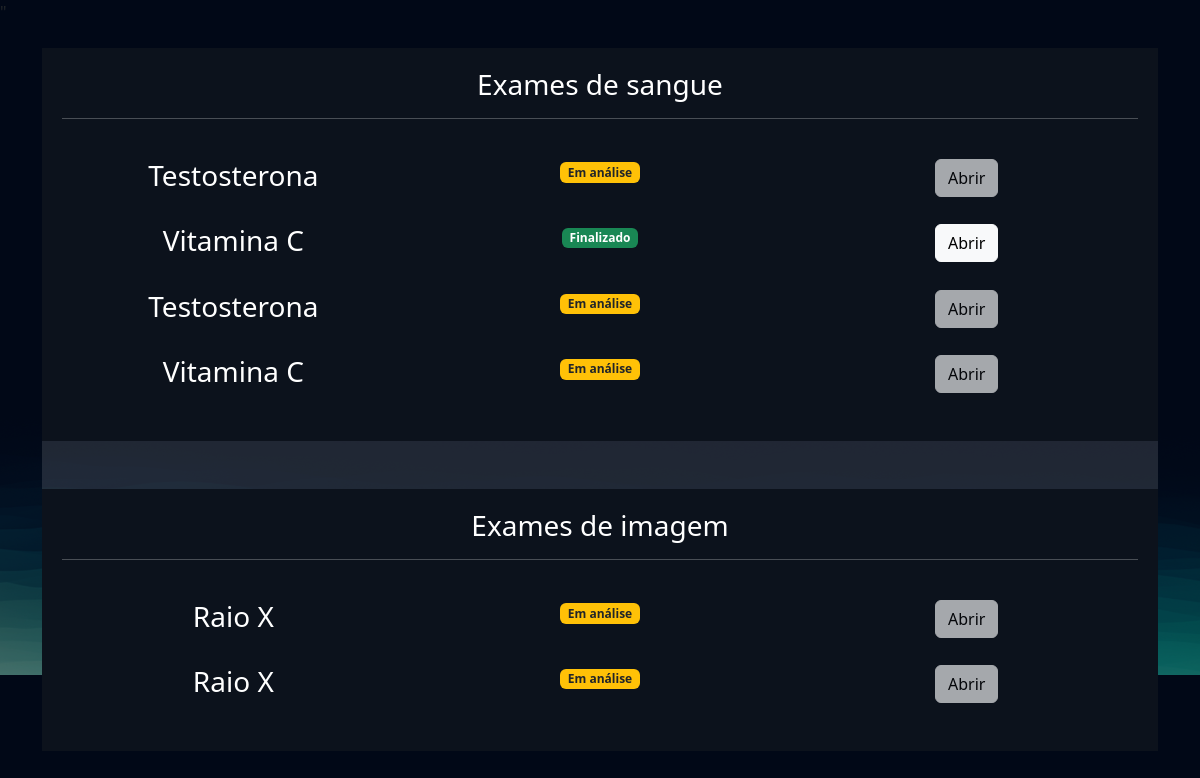
Screenshot of /exames/gerenciar_exames/ (signed in) with the database file from the repository.
### exames/models.py (models this page shows, shortened)
class SolicitacaoExame(models.Model):
    choice_status = (
        ('E', 'Em análise'),
        ('F', 'Finalizado')
    )
    usuario = models.ForeignKey(User, on_delete=models.DO_NOTHING)
    exame = models.ForeignKey(TiposExames, on_delete=models.DO_NOTHING)
    status = models.CharField(max_length=2, choices=choice_status)
    resultado = models.FileField(upload_to="resultados", null=True, blank=True)
    requer_senha = models.BooleanField(default=False)
    senha = models.CharField(max_length=16, null=True, blank=True)
    def badge_template(self):
        if self.status == "E":
            classes = 'bg-warning text-dark'
            texto = "Em análise"
        elif self.status == "F":
            classes = 'bg-success'
            texto = "Finalizado"
        return mark_safe(f'<span class="badge {classes}">{texto}</span>')

class TiposExames(models.Model):
    tipo_choices = (
        ('I', 'Exame de imagem'),
        ('S', 'Exame de sangue'),
    )
    nome = models.CharField(max_length=50)
    tipo = models.CharField(max_length=1, choices=tipo_choices)
    preco = models.FloatField()
    disponivel = models.BooleanField(default=True)
    horario_inicial = models.IntegerField()
    horario_final = models.IntegerField()

### exames/views.py (the view)
# urls.py: path('gerenciar_exames/', views.gerenciar_exames, name="gerenciar_exames"),
@login_required
def gerenciar_exames(request):
    exames = SolicitacaoExame.objects.filter(usuario=request.user)
    return render(request, 'gerenciar_exames.html', {'exames': exames})

### exames/templates/gerenciar_exames.html (shortened to what this page needs)
{% extends "bases/base.html" %}
{% load static %}
{% block 'head' %}
    <link href="{% static 'exames/css/css.css' %}" rel="stylesheet">
    <link href="{% static 'exames/css/gerenciar_pedidos.css' %}" rel="stylesheet">
    <link href="{% static 'exames/css/gerenciar_exames.css' %}" rel="stylesheet">
{% endblock 'head' %}
{% block 'conteudo' %}
    <br>
    <br>
    <div class="container">
        <div class="card card-view">
            <div class="sub-card">
                <h3>Exames de sangue</h3>
                <hr>
                <br>
                {% for exame in exames  %}
                    {% if  exame.exame.tipo == 'S'%}
                        <div class="row">
                            <div class="col-md"><h3>{{exame.exame.nome}}</h3></div>
                            <div class="col-md">{{exame.badge_template}}</div>
                            <div class="col-md">
                                {% if exame.status == 'F' %}
                                    <a href="{% url "permitir_abrir_exame" exame.id %}" class="btn btn-light">Abrir</a>
                                {% else %}
                                    <a href="{% url "permitir_abrir_exame" exame.id %}" class="btn btn-light disabled">Abrir</a>
                                {% endif %}
                            </div>
                        </div>
                        <br>
                    {% endif %}
                {% endfor %}
            </div>
            <br>
            <br>
            <div class="sub-card">
                <h3>Exames de imagem</h3>
                <hr>
                <br>
                {% for exame in exames  %}
                    {% if  exame.exame.tipo == 'I'%}
                        <div class="row">
                            <div class="col-md"><h3>{{exame.exame.nome}}</h3></div>
                            <div class="col-md">{{exame.badge_template}}</div>
                            <div class="col-md">
                                {% if exame.status == 'F' %}
                                    <a href="{% url "permitir_abrir_exame" exame.id %}" class="btn btn-light">Abrir</a>
                                {% else %}
                                    <a href="{% url "permitir_abrir_exame" exame.id %}" class="btn btn-light disabled">Abrir</a>
                                {% endif %}
                            </div>
                        </div>
                        <br>
                    {% endif %}
                {% endfor %}
            </div>
        </div>
    </div>
{% endblock 'conteudo' %}

### templates/bases/base.html (shortened to what this page needs)
{% load static %}
<!doctype html>
<html lang="pt-BR">
  <head>
    <link href="https://cdn.jsdelivr.net/npm/bootstrap@5.3.1/dist/css/bootstrap.min.css" rel="stylesheet">
<link rel="stylesheet" href="{% static 'geral/css/base.css' %}">"
    {% block 'head' %}{% endblock %}
  </head>
  <body>
    {% block 'conteudo' %}{% endblock %}
  </body>
</html>

### templates/static/geral/css/base.css (style rules this page uses)
:root { --main-color: #151C34; --dark-color: #0C121C ; --light-color: #6DE6EE; --contrast-color: #f4c96b; --differential-color: #066668; }
* { color: white }

### templates/static/exames/css/css.css (style rules this page uses)
body { background-image: url('/static/geral/img/bg2.png'); background-size: cover; }
.card { background-color: rgba(217, 217, 217, .14); color: white; padding: 15px; }

### templates/static/exames/css/gerenciar_pedidos.css (style rules this page uses)
.card-view { text-align: center; padding: 0; border: none; height: 70vh; }

### templates/static/exames/css/gerenciar_exames.css (style rules this page uses)
.sub-card { background-color: var(--dark-color); padding: 20px; }

### rows the page displays
SolicitacaoExame: exame.nome "Testosterona", badge_template "Em análise", shows "Abrir"
SolicitacaoExame: exame.nome "Vitamina C", badge_template "Finalizado", shows "Abrir"
SolicitacaoExame: exame.nome "Testosterona", badge_template "Em análise", shows "Abrir"
SolicitacaoExame: exame.nome "Vitamina C", badge_template "Em análise", shows "Abrir"
SolicitacaoExame: exame.nome "Raio X", badge_template "Em análise", shows "Abrir"
SolicitacaoExame: exame.nome "Raio X", badge_template "Em análise", shows "Abrir"
